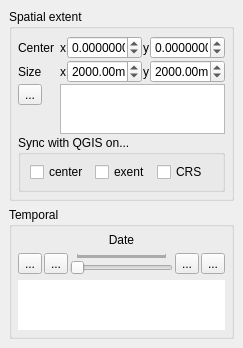
<?xml version="1.0" encoding="UTF-8"?>
<ui version="4.0">
 <class>DockWidget</class>
 <widget class="QDockWidget" name="DockWidget">
  <property name="geometry">
   <rect>
    <x>0</x>
    <y>0</y>
    <width>237</width>
    <height>348</height>
   </rect>
  </property>
  <property name="windowTitle">
   <string>Navigation</string>
  </property>
  <widget class="QFrame" name="dockWidgetContents2">
   <property name="frameShape">
    <enum>QFrame::NoFrame</enum>
   </property>
   <property name="frameShadow">
    <enum>QFrame::Sunken</enum>
   </property>
   <layout class="QVBoxLayout" name="verticalLayout">
    <item>
     <widget class="QGroupBox" name="gbNavSpatial">
      <property name="sizePolicy">
       <sizepolicy hsizetype="Preferred" vsizetype="Preferred">
        <horstretch>0</horstretch>
        <verstretch>0</verstretch>
       </sizepolicy>
      </property>
      <property name="minimumSize">
       <size>
        <width>0</width>
        <height>0</height>
       </size>
      </property>
      <property name="title">
       <string>Spatial extent</string>
      </property>
      <layout class="QFormLayout" name="formLayout_3">
       <property name="fieldGrowthPolicy">
        <enum>QFormLayout::AllNonFixedFieldsGrow</enum>
       </property>
       <property name="horizontalSpacing">
        <number>6</number>
       </property>
       <property name="verticalSpacing">
        <number>1</number>
       </property>
       <property name="margin">
        <number>6</number>
       </property>
       <item row="0" column="0" colspan="2">
        <widget class="QFrame" name="frame_3">
         <property name="frameShape">
          <enum>QFrame::NoFrame</enum>
         </property>
         <property name="frameShadow">
          <enum>QFrame::Plain</enum>
         </property>
         <layout class="QHBoxLayout" name="horizontalLayout_7">
          <property name="spacing">
           <number>1</number>
          </property>
          <property name="margin">
           <number>0</number>
          </property>
         </layout>
        </widget>
       </item>
       <item row="1" column="0">
        <widget class="QLabel" name="label_12">
         <property name="toolTip">
          <string>Spatial Reference System (SRS) of center coordinate</string>
         </property>
         <property name="text">
          <string>Center</string>
         </property>
        </widget>
       </item>
       <item row="1" column="1">
        <widget class="QFrame" name="frame_2">
         <layout class="QHBoxLayout" name="horizontalLayout_6">
          <property name="spacing">
           <number>1</number>
          </property>
          <property name="margin">
           <number>0</number>
          </property>
          <item>
           <widget class="QLabel" name="label_3">
            <property name="toolTip">
             <string>Center coordinate x value</string>
            </property>
            <property name="text">
             <string>x</string>
            </property>
            <property name="buddy">
             <cstring>spinBoxExtentCenterX</cstring>
            </property>
           </widget>
          </item>
          <item>
           <widget class="QDoubleSpinBox" name="spinBoxExtentCenterX">
            <property name="maximumSize">
             <size>
              <width>75</width>
              <height>16777215</height>
             </size>
            </property>
            <property name="decimals">
             <number>8</number>
            </property>
            <property name="minimum">
             <double>-999999999.000000000000000</double>
            </property>
            <property name="maximum">
             <double>999999999.000000000000000</double>
            </property>
            <property name="singleStep">
             <double>30.000000000000000</double>
            </property>
           </widget>
          </item>
          <item>
           <widget class="QLabel" name="label_4">
            <property name="toolTip">
             <string>Center coordinate y value</string>
            </property>
            <property name="text">
             <string>y</string>
            </property>
            <property name="buddy">
             <cstring>spinBoxExtentCenterY</cstring>
            </property>
           </widget>
          </item>
          <item>
           <widget class="QDoubleSpinBox" name="spinBoxExtentCenterY">
            <property name="maximumSize">
             <size>
              <width>75</width>
              <height>16777215</height>
             </size>
            </property>
            <property name="decimals">
             <number>8</number>
            </property>
            <property name="minimum">
             <double>-999999999.000000000000000</double>
            </property>
            <property name="maximum">
             <double>999999999.000000000000000</double>
            </property>
            <property name="singleStep">
             <double>30.000000000000000</double>
            </property>
           </widget>
          </item>
          <item>
           <spacer name="horizontalSpacer_6">
            <property name="orientation">
             <enum>Qt::Horizontal</enum>
            </property>
            <property name="sizeHint" stdset="0">
             <size>
              <width>40</width>
              <height>20</height>
             </size>
            </property>
           </spacer>
          </item>
         </layout>
        </widget>
       </item>
       <item row="2" column="0">
        <widget class="QLabel" name="label_10">
         <property name="toolTip">
          <string>Spatial Reference System (SRS) of center coordinate</string>
         </property>
         <property name="text">
          <string>Size</string>
         </property>
        </widget>
       </item>
       <item row="2" column="1">
        <widget class="QFrame" name="frame">
         <layout class="QHBoxLayout" name="horizontalLayout">
          <property name="spacing">
           <number>1</number>
          </property>
          <property name="margin">
           <number>0</number>
          </property>
          <item>
           <widget class="QLabel" name="label_2">
            <property name="text">
             <string>x</string>
            </property>
            <property name="buddy">
             <cstring>spinBoxExtentWidth</cstring>
            </property>
           </widget>
          </item>
          <item>
           <widget class="QDoubleSpinBox" name="spinBoxExtentWidth">
            <property name="minimumSize">
             <size>
              <width>75</width>
              <height>0</height>
             </size>
            </property>
            <property name="maximumSize">
             <size>
              <width>75</width>
              <height>16777215</height>
             </size>
            </property>
            <property name="suffix">
             <string>m</string>
            </property>
            <property name="minimum">
             <double>1.000000000000000</double>
            </property>
            <property name="maximum">
             <double>999999.000000000000000</double>
            </property>
            <property name="singleStep">
             <double>10.000000000000000</double>
            </property>
            <property name="value">
             <double>2000.000000000000000</double>
            </property>
           </widget>
          </item>
          <item>
           <widget class="QLabel" name="label_5">
            <property name="text">
             <string>y</string>
            </property>
            <property name="buddy">
             <cstring>spinBoxExtentHeight</cstring>
            </property>
           </widget>
          </item>
          <item>
           <widget class="QDoubleSpinBox" name="spinBoxExtentHeight">
            <property name="minimumSize">
             <size>
              <width>75</width>
              <height>0</height>
             </size>
            </property>
            <property name="maximumSize">
             <size>
              <width>75</width>
              <height>16777215</height>
             </size>
            </property>
            <property name="suffix">
             <string>m</string>
            </property>
            <property name="minimum">
             <double>1.000000000000000</double>
            </property>
            <property name="maximum">
             <double>9999999.000000000000000</double>
            </property>
            <property name="singleStep">
             <double>10.000000000000000</double>
            </property>
            <property name="value">
             <double>2000.000000000000000</double>
            </property>
           </widget>
          </item>
          <item>
           <spacer name="horizontalSpacer_2">
            <property name="orientation">
             <enum>Qt::Horizontal</enum>
            </property>
            <property name="sizeHint" stdset="0">
             <size>
              <width>40</width>
              <height>20</height>
             </size>
            </property>
           </spacer>
          </item>
         </layout>
        </widget>
       </item>
       <item row="3" column="0">
        <widget class="QToolButton" name="btnCRS">
         <property name="text">
          <string>...</string>
         </property>
         <property name="icon">
          <iconset resource="resources.qrc">
           <normaloff>:/timeseriesviewer/icons/CRS.png</normaloff>:/timeseriesviewer/icons/CRS.png</iconset>
         </property>
        </widget>
       </item>
       <item row="3" column="1">
        <widget class="QPlainTextEdit" name="textBoxCRSInfo">
         <property name="enabled">
          <bool>true</bool>
         </property>
         <property name="sizePolicy">
          <sizepolicy hsizetype="Preferred" vsizetype="Expanding">
           <horstretch>0</horstretch>
           <verstretch>0</verstretch>
          </sizepolicy>
         </property>
         <property name="minimumSize">
          <size>
           <width>0</width>
           <height>50</height>
          </size>
         </property>
         <property name="maximumSize">
          <size>
           <width>16777215</width>
           <height>50</height>
          </size>
         </property>
         <property name="frameShape">
          <enum>QFrame::StyledPanel</enum>
         </property>
         <property name="frameShadow">
          <enum>QFrame::Plain</enum>
         </property>
         <property name="readOnly">
          <bool>true</bool>
         </property>
        </widget>
       </item>
       <item row="4" column="0" colspan="2">
        <widget class="QGroupBox" name="gbSyncQgs">
         <property name="minimumSize">
          <size>
           <width>0</width>
           <height>50</height>
          </size>
         </property>
         <property name="title">
          <string>Sync with QGIS on...</string>
         </property>
         <property name="flat">
          <bool>false</bool>
         </property>
         <layout class="QHBoxLayout" name="horizontalLayout_3">
          <item>
           <widget class="QCheckBox" name="cbSyncQgsMapCenter">
            <property name="text">
             <string>center</string>
            </property>
           </widget>
          </item>
          <item>
           <widget class="QCheckBox" name="cbSyncQgsMapExtent">
            <property name="text">
             <string>exent</string>
            </property>
           </widget>
          </item>
          <item>
           <widget class="QCheckBox" name="cbSyncQgsCRS">
            <property name="text">
             <string>CRS</string>
            </property>
           </widget>
          </item>
          <item>
           <spacer name="horizontalSpacer">
            <property name="orientation">
             <enum>Qt::Horizontal</enum>
            </property>
            <property name="sizeHint" stdset="0">
             <size>
              <width>40</width>
              <height>20</height>
             </size>
            </property>
           </spacer>
          </item>
         </layout>
        </widget>
       </item>
      </layout>
     </widget>
    </item>
    <item>
     <widget class="QGroupBox" name="gbNavTemporal">
      <property name="sizePolicy">
       <sizepolicy hsizetype="Preferred" vsizetype="Preferred">
        <horstretch>0</horstretch>
        <verstretch>0</verstretch>
       </sizepolicy>
      </property>
      <property name="minimumSize">
       <size>
        <width>0</width>
        <height>0</height>
       </size>
      </property>
      <property name="title">
       <string>Temporal</string>
      </property>
      <layout class="QVBoxLayout" name="verticalLayout_7">
       <property name="margin">
        <number>6</number>
       </property>
       <item>
        <widget class="QLabel" name="labelDOIValue">
         <property name="minimumSize">
          <size>
           <width>0</width>
           <height>0</height>
          </size>
         </property>
         <property name="text">
          <string>Date</string>
         </property>
         <property name="alignment">
          <set>Qt::AlignCenter</set>
         </property>
        </widget>
       </item>
       <item>
        <layout class="QHBoxLayout" name="horizontalLayout_10">
         <property name="spacing">
          <number>2</number>
         </property>
         <item>
          <widget class="QToolButton" name="btnNavToFirstTSD">
           <property name="text">
            <string>...</string>
           </property>
           <property name="icon">
            <iconset resource="resources.qrc">
             <normaloff>:/timeseriesviewer/icons/mActionAtlasFirst.png</normaloff>:/timeseriesviewer/icons/mActionAtlasFirst.png</iconset>
           </property>
          </widget>
         </item>
         <item>
          <widget class="QToolButton" name="btnNavToPreviousTSD">
           <property name="text">
            <string>...</string>
           </property>
           <property name="icon">
            <iconset resource="resources.qrc">
             <normaloff>:/timeseriesviewer/icons/mActionAtlasPrev.png</normaloff>:/timeseriesviewer/icons/mActionAtlasPrev.png</iconset>
           </property>
          </widget>
         </item>
         <item>
          <widget class="QSlider" name="sliderDOI">
           <property name="sizePolicy">
            <sizepolicy hsizetype="Preferred" vsizetype="Preferred">
             <horstretch>0</horstretch>
             <verstretch>0</verstretch>
            </sizepolicy>
           </property>
           <property name="orientation">
            <enum>Qt::Horizontal</enum>
           </property>
           <property name="tickPosition">
            <enum>QSlider::TicksAbove</enum>
           </property>
           <property name="tickInterval">
            <number>1</number>
           </property>
          </widget>
         </item>
         <item>
          <widget class="QToolButton" name="btnNavToNextTSD">
           <property name="text">
            <string>...</string>
           </property>
           <property name="icon">
            <iconset resource="resources.qrc">
             <normaloff>:/timeseriesviewer/icons/mActionAtlasNext.png</normaloff>:/timeseriesviewer/icons/mActionAtlasNext.png</iconset>
           </property>
          </widget>
         </item>
         <item>
          <widget class="QToolButton" name="btnNavToLastTSD">
           <property name="text">
            <string>...</string>
           </property>
           <property name="icon">
            <iconset resource="resources.qrc">
             <normaloff>:/timeseriesviewer/icons/mActionAtlasLast.png</normaloff>:/timeseriesviewer/icons/mActionAtlasLast.png</iconset>
           </property>
          </widget>
         </item>
        </layout>
       </item>
       <item>
        <widget class="QPlainTextEdit" name="tbTimeSeriesInfo">
         <property name="sizePolicy">
          <sizepolicy hsizetype="Preferred" vsizetype="Fixed">
           <horstretch>0</horstretch>
           <verstretch>2</verstretch>
          </sizepolicy>
         </property>
         <property name="minimumSize">
          <size>
           <width>0</width>
           <height>50</height>
          </size>
         </property>
         <property name="maximumSize">
          <size>
           <width>16777215</width>
           <height>50</height>
          </size>
         </property>
         <property name="autoFillBackground">
          <bool>false</bool>
         </property>
         <property name="frameShape">
          <enum>QFrame::NoFrame</enum>
         </property>
         <property name="frameShadow">
          <enum>QFrame::Plain</enum>
         </property>
         <property name="verticalScrollBarPolicy">
          <enum>Qt::ScrollBarAlwaysOff</enum>
         </property>
         <property name="horizontalScrollBarPolicy">
          <enum>Qt::ScrollBarAlwaysOff</enum>
         </property>
         <property name="readOnly">
          <bool>true</bool>
         </property>
         <property name="plainText">
          <string/>
         </property>
         <property name="backgroundVisible">
          <bool>false</bool>
         </property>
        </widget>
       </item>
      </layout>
     </widget>
    </item>
   </layout>
  </widget>
  <action name="actionLastTSD">
   <property name="icon">
    <iconset resource="resources.qrc">
     <normaloff>:/timeseriesviewer/icons/mActionAtlasLast.png</normaloff>:/timeseriesviewer/icons/mActionAtlasLast.png</iconset>
   </property>
   <property name="text">
    <string>lastTSD</string>
   </property>
   <property name="toolTip">
    <string>got to last time series datum</string>
   </property>
  </action>
  <action name="actionFirstTSD">
   <property name="icon">
    <iconset resource="resources.qrc">
     <normaloff>:/timeseriesviewer/icons/mActionAtlasFirst.png</normaloff>:/timeseriesviewer/icons/mActionAtlasFirst.png</iconset>
   </property>
   <property name="text">
    <string>first TSD</string>
   </property>
   <property name="toolTip">
    <string>got to first time series datum</string>
   </property>
  </action>
  <action name="actionPreviousTSD">
   <property name="icon">
    <iconset resource="resources.qrc">
     <normaloff>:/timeseriesviewer/icons/mActionAtlasPrev.png</normaloff>:/timeseriesviewer/icons/mActionAtlasPrev.png</iconset>
   </property>
   <property name="text">
    <string>previousTSD</string>
   </property>
   <property name="toolTip">
    <string>got to prevoius time series datum</string>
   </property>
  </action>
  <action name="actionNextTSD">
   <property name="icon">
    <iconset resource="resources.qrc">
     <normaloff>:/timeseriesviewer/icons/mActionAtlasNext.png</normaloff>:/timeseriesviewer/icons/mActionAtlasNext.png</iconset>
   </property>
   <property name="text">
    <string>nextTSD</string>
   </property>
   <property name="toolTip">
    <string>go to next time series datum</string>
   </property>
  </action>
 </widget>
 <resources>
  <include location="resources.qrc"/>
 </resources>
 <connections/>
</ui>
